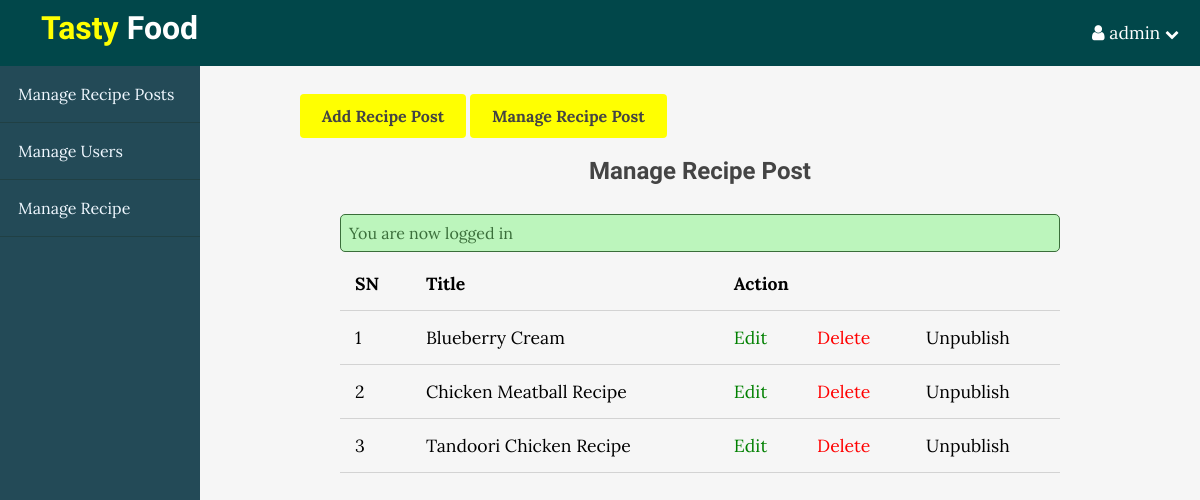
The page /admin/posts/index.php (signed in) on the database its author committed.
### tables this page shows
CREATE TABLE `posts` (
  `id` int(11) NOT NULL,
  `user_id` int(11) NOT NULL,
  `topic_id` int(11) DEFAULT NULL,
  `title` varchar(255) NOT NULL,
  `image` varchar(255) NOT NULL,
  `body` text NOT NULL,
  `published` tinyint(4) NOT NULL,
  `created_at` datetime NOT NULL DEFAULT CURRENT_TIMESTAMP
);

### app/database/db.php (called while the page is built, shortened)
<?php
require('connect.php');
function selectAll($table, $conditions = [])
{
    global $conn;
    $sql = "SELECT * FROM $table";
    if (empty($conditions)){
        $stmt = $conn ->prepare($sql);
        $stmt -> execute();
        $records = $stmt->get_result()->fetch_all(MYSQLI_ASSOC);
        return $records;
    }
}

### app/controllers/posts.php (called while the page is built, shortened)
<?php include(ROOT_PATH. "/app/database/db.php"); ?>
<?php include(ROOT_PATH. "/app/helpers/validatePost.php");
$table = 'posts';
$posts = selectAll($table);

### admin/posts/index.php (the view, shortened to what this page needs)
<?php include("../../path.php");
include(ROOT_PATH. "/app/controllers/posts.php");
?>
<!DOCTYPE html>
<html>
    <head>
        <link rel="stylesheet" href="https://cdnjs.cloudflare.com/ajax/libs/font-awesome/4.7.0/css/font-awesome.min.css">
        <link rel="stylesheet" href="../../assets/css/style.css">
        <link rel="stylesheet" href="../../assets/css/admin.css">
    </head>
    <body>
    <?php include(ROOT_PATH . "/app/includes/adminHeader.php" );?>
      <div class="admin-wrapper">
        <?php include(ROOT_PATH . "/app/includes/adminSideBar.php" );?>
        <div class="admin-content">
            <div class="button-group">
                <a href="create.php" class="btn btn-big">Add Recipe Post</a>
                <a href="index.php" class="btn btn-big">Manage Recipe Post</a>
            </div>
            <div class="content">
                <h2 class="page-title">Manage Recipe Post</h2>
                <?php include(ROOT_PATH . "/app/includes/messages.php");?>
                <table>
                    <thead>
                        <th>SN</th>
                        <th>Title</th>
                        <th colspan="3">Action</th>
                    </thead>
                    <tbody>
                        <?php foreach ($posts as $key => $post):?>
                            <tr>
                                <td><?php echo $key + 1;?></td>
                                <td><?php echo $post['title'];?></td>
                                <td><a href="edit.php?id=<?php echo $post['id'];?>" class="edit">Edit</a></td>
                                <td><a href="edit.php?delete_id=<?php echo $post['id'];?>" class="delete">Delete</a></td>
                                <?php if($post['published']):?>
                                <td><a href="edit.php?published=0&p_id=<?php echo $post['id']; ?>" class="unpublish">Unpublish</a></td>
                                <?php else:?>
                                <td><a href="edit.php?published=1&p_id=<?php echo $post['id']; ?>" class="publish">Publish</a></td>
                                <?php endif;?>
                            </tr>
                        <?php endforeach;?>
                    </tbody>
                </table>
            </div>
        </div>
      </div>
    </body>
</html>

### assets/css/style.css (style rules this page uses)
* { box-sizing: border-box; }
html, body { height: 100%; padding: 0px; margin: 0px; background: #f6f6f6; font-family: 'Lora', serif; }
h1, h2, h3, h4, h5, h6 { font-family: 'candal', serif; color: #444; margin: 5px; }
a { text-decoration: none; color: inherit; }
.btn { padding: .5rem 1rem; background: #ffff01; color: #444; border: 1px solid transparent; border-radius: .25rem; font-weight: bold; font-family: 'Lora', serif; }
.btn-big { padding: .7rem 1.3rem; line-height: 1.3rem; }
.content { width: 90%; margin: 30px auto 30px; }

### assets/css/admin.css (style rules this page uses)
.admin-wrapper { display: flex; height: calc(100% - 66px); }
.admin-wrapper .admin-content { flex: 8; height: 100%; padding: 40px 100px 100px; overflow-y: scroll; }
.admin-content .page-title { text-align: center; padding-bottom: 1.5rem; }
table { width: 100%; border-collapse: collapse; font-size: 1.1rem; }
th, td { padding: 15px; text-align: left; border-bottom: 1px solid #d3d3d3; }
.edit { color: green; }
.delete { color: red; }

### rows shown on the page
posts: title "Blueberry Cream"
posts: title "Chicken Meatball Recipe"
posts: title "Tandoori Chicken Recipe"

### other values the page prints
$_SESSION['username'] "admin"
$_SESSION['message'] "You are now logged in"
